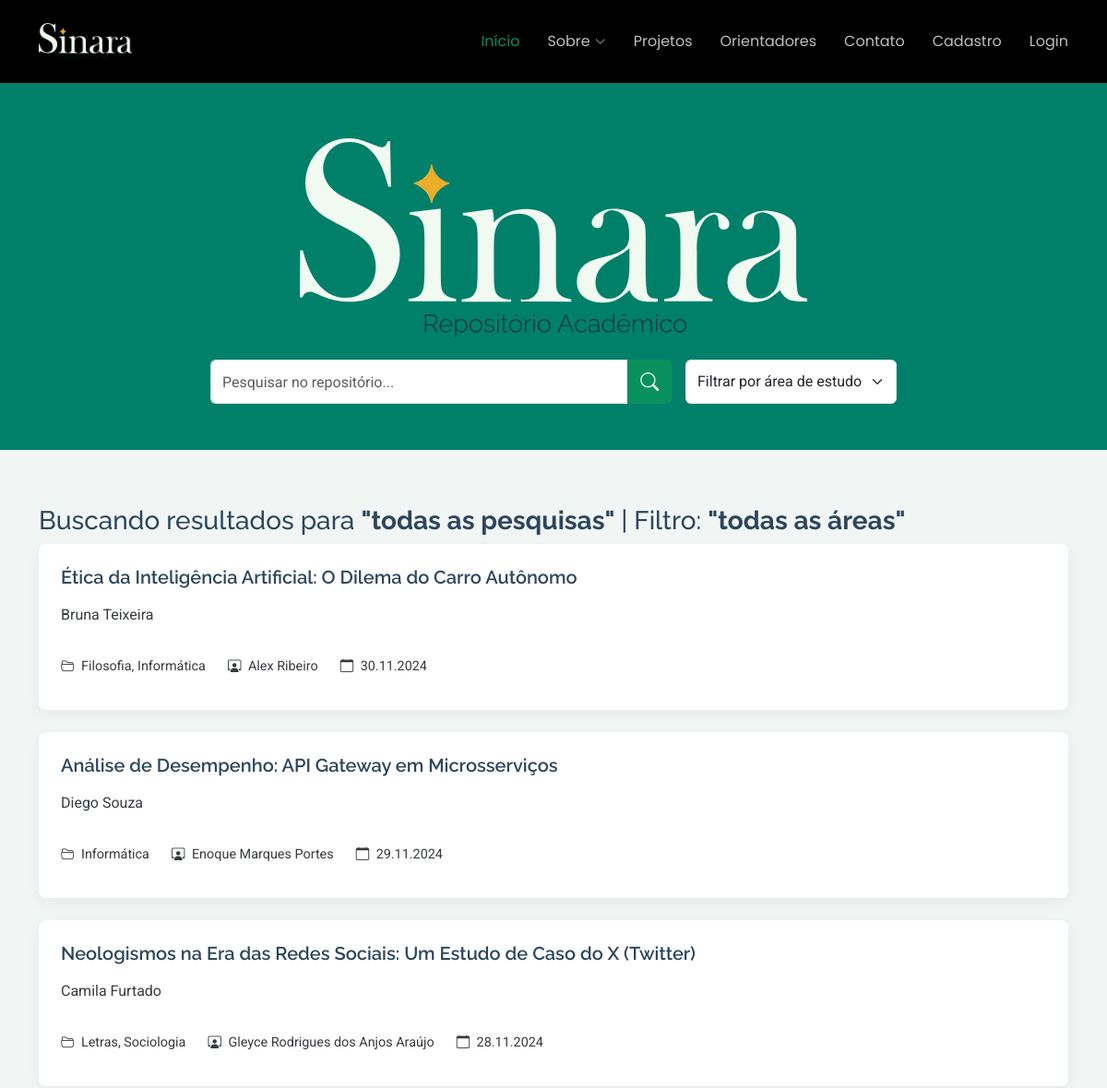
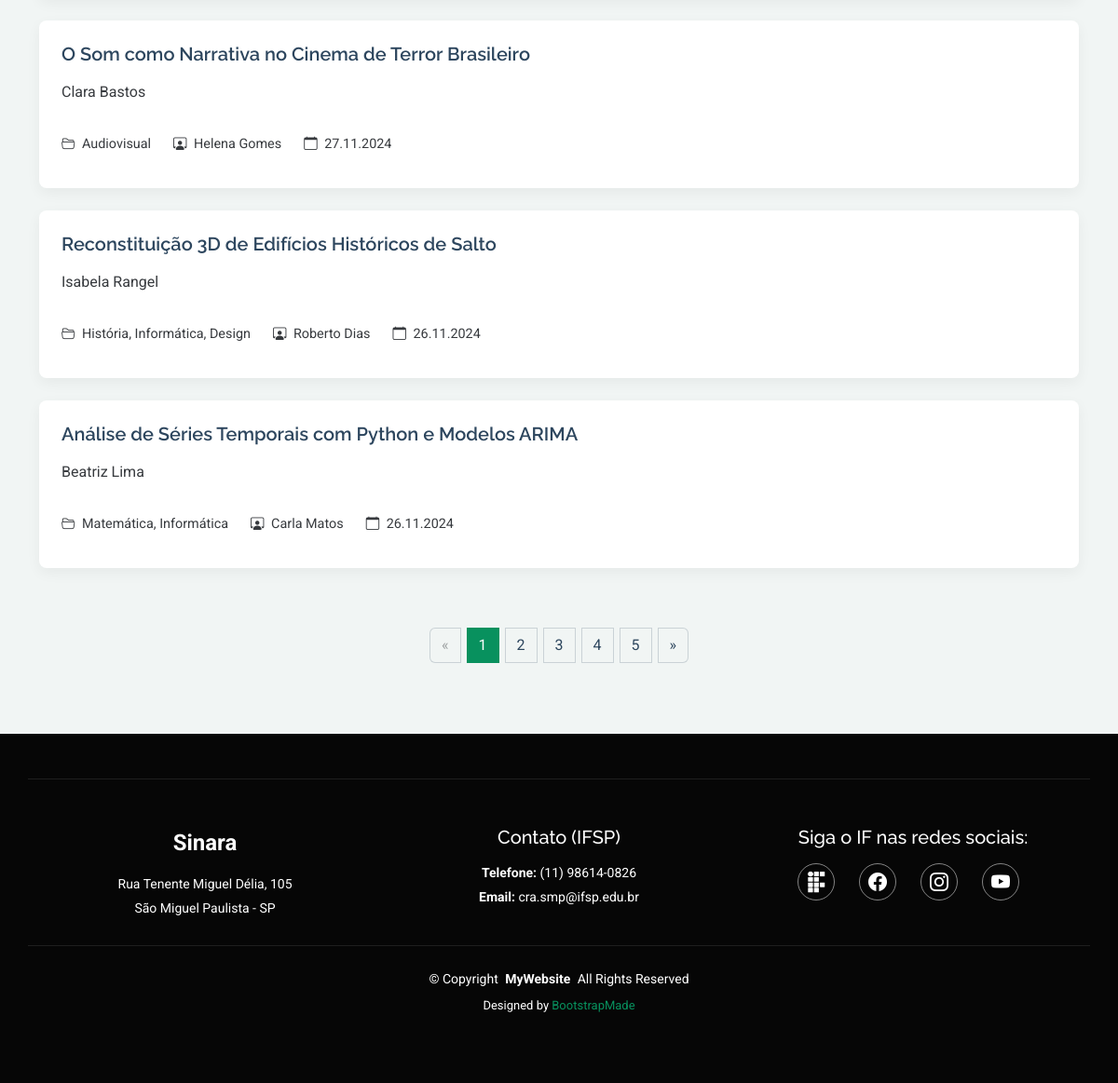
/trabalhos.php, run on the app's committed database (2 pictures, top to bottom).
### tables this page shows
CREATE TABLE Trabalho (
    idTrabalho INT NOT NULL AUTO_INCREMENT, 
    idUsuario INT NOT NULL,
    idProjeto INT NOT NULL,  
    arquivoTrabalho VARCHAR(100),
    titulo VARCHAR(150) NOT NULL,  
    palavrasChaves VARCHAR(150),
    resumo TEXT, 
    abstract TEXT,
    linhaPesquisa VARCHAR(255) NULL, 
    anoTrab INT NOT NULL,
    nomePesquisador VARCHAR(150) NOT NULL,
    curriculoAluno TEXT,
    cursoAluno VARCHAR(50),  
    dtPubli DATETIME NOT NULL,
    PRIMARY KEY (idTrabalho),
    CONSTRAINT fkB_Usuario FOREIGN KEY(idUsuario) REFERENCES Usuario(idUsuario),
    CONSTRAINT fkProj_projeto FOREIGN KEY(idProjeto) REFERENCES Projeto(idProjeto)
);

create table Usuario (
    idUsuario int not null, 
    idFuncao int not null,
    nome varchar(150) not null,
    matricula varchar(20) not null,
    linkCurriculo text,
    emailInstitucional varchar(254),
    senha varchar(255),
    sobre varchar(700),
    dtPubli date not null,
    dtAtual date not null,
    fotoPerfil varchar(150),
    token_recuperacao VARCHAR(255) NULL,
    token_expiracao DATETIME NULL,
    primary key (idUsuario),
    constraint fkFuncao foreign key(idFuncao) references Funcao(idFuncao)
);

### trabalhos.php (the view, shortened to what this page needs)
<?php
$conn = conexao();
$sql = "
    SELECT
        t.idTrabalho,
        t.idUsuario,
        t.titulo,
        t.nomePesquisador,
        t.dtPubli,
        t.anoTrab,
        t.palavrasChaves,
        t.resumo,
        t.abstract,
        t.arquivoTrabalho,
        GROUP_CONCAT(ae.nome SEPARATOR ', ') as areas_de_estudo
    FROM
        Trabalho t
    LEFT JOIN
        TrabalhoArea ta ON t.idTrabalho = ta.idTrabalho
    LEFT JOIN
        AreaEstudo ae ON ta.idAreaEstudo = ae.idAreaEstudo
    GROUP BY
        t.idTrabalho
    ORDER BY
        t.dtPubli DESC;
";
$resultado = $conn->query($sql);
?>
<!DOCTYPE html>
<html lang="en">
<head>
  <link href="assets/vendor/bootstrap/css/bootstrap.min.css" rel="stylesheet">
  <link href="assets/vendor/bootstrap-icons/bootstrap-icons.css" rel="stylesheet">
  <link href="assets/vendor/aos/aos.css" rel="stylesheet">
  <link href="assets/vendor/swiper/swiper-bundle.min.css" rel="stylesheet">
  <link href="assets/vendor/glightbox/css/glightbox.min.css" rel="stylesheet">
  <link href="assets/css/main.css" rel="stylesheet">
</head>
<body class="events-page">
  <?php include('assets/php/navbar.php'); ?>
  <main class="main">
    <section id="hero" class="hero section dark-background">
      <div class="container text-center">
        <img src="assets/img/SinaraLogo.svg" alt="Logo do Repositório" class="hero-logo mb-4">
        <div class="search-and-filter-container">
          <div class="search-bar">
            <form class="search-bar" action="assets/php/pesquisa.php" method="post">
              <input type="text" class="form-control search-input" placeholder="Pesquisar no repositório...">
              <button class="btn search-button" type="submit" aria-label="Pesquisar">
                <i class="bi bi-search"></i> </button>
            </form>
          </div>
          <div class="filter-area">
            <select class="form-select filter-select" aria-label="Filtrar por área de estudo">
              <option selected disabled>Filtrar por área de estudo</option>
            </select>
          </div>
        </div>
      </div>
    </section>
    <section id="events-2" class="events-2 section">
      <div class="container" data-aos="fade-up" data-aos-delay="100">
        <div class="row g-4">
          <div class="">
            <div class="events-list">
              <h3>Buscando resultados para <span style="font-weight: bold;">"todas as pesquisas"</span> | Filtro: <span
                  style="font-weight: bold;">"todas as áreas"</span></h3>
              <?php
              if ($resultado && $resultado->num_rows > 0):
                while ($trabalho = $resultado->fetch_assoc()):
                  $sql_nomeOrientador = "SELECT nome FROM usuario WHERE idUsuario = ?";
                  $stmt_nomeOrientador = $conn->prepare($sql_nomeOrientador);
                  $stmt_nomeOrientador->bind_param("i", $trabalho["idUsuario"]);
                  $stmt_nomeOrientador->execute();
                  $resultado_orientador = $stmt_nomeOrientador->get_result();
                  $orientador = $resultado_orientador->fetch_assoc();
                  ?>
                  <div class="event-item trabalho-clickable" data-aos="fade-up"
                    data-ano="<?php echo htmlspecialchars($trabalho['anoTrab']); ?>"
                    data-keywords="<?php echo htmlspecialchars($trabalho['palavrasChaves']); ?>"
                    data-resumo="<?php echo htmlspecialchars($trabalho['resumo']); ?>"
                    data-abstract="<?php echo htmlspecialchars($trabalho['abstract']); ?>"
                    data-file-url="<?php echo htmlspecialchars($trabalho['arquivoTrabalho']); ?>"
                    data-areas="<?php echo htmlspecialchars($trabalho['areas_de_estudo']); ?>"
                    data-orientador="<?php echo htmlspecialchars($orientador['nome']) ?>">
                    <div class="event-content p-4">
                      <h3><?php echo htmlspecialchars($trabalho['titulo']); ?></h3>
                      <p class="author"><?php echo htmlspecialchars($trabalho['nomePesquisador']); ?></p>
                      <div class="event-meta">
                        <p><i class="bi bi-folder2-open"></i> <?php echo htmlspecialchars($trabalho['areas_de_estudo']); ?>
                        </p>
                        <p><i class="bi bi-person-workspace"></i> <?php echo htmlspecialchars($orientador['nome'])?> </p>
                        <p><i class="bi bi-calendar"></i> <?php echo date("d.m.Y", strtotime($trabalho['dtPubli'])); ?></p>
                      </div>
                    </div>
                  </div>
                  <?php
                endwhile;
              else:
                echo '<p class="text-center">Nenhum trabalho encontrado no repositório.</p>';
              endif;
              ?>
            </div>
          </div>
          <div class="pagination-wrapper">
            <ul class="pagination justify-content-center"></ul>
          </div>
        </div>
      </div>
    </section>
  </main>
  <footer id="footer" class="footer position-relative dark-background text-center text-white py-5">
    <div class="container footer-top">
      <div class="row gy-4 justify-content-center">
        <div class="col-lg-4 col-md-6">
          <div class="footer-logo mb-3">
            <span class="sitename fs-4 fw-bold">Sinara</span>
          </div>
          <div class="footer-contact">
            <p>Rua Tenente Miguel Délia, 105</p>
            <p>São Miguel Paulista - SP</p>
          </div>
        </div>
        <div class="col-lg-4 col-md-6">
          <h5>Contato (IFSP)</h5>
          <div class="footer-contact pt-2">
            <p><strong>Telefone:</strong> <span> (11) 98614-0826</span></p>
            <p><strong>Email:</strong> <span>cra.smp@ifsp.edu.br</span></p>
          </div>
        </div>
        <div class="col-lg-4 col-md-6">
          <h5>Siga o IF nas redes sociais:</h5>
          <div class="social-links d-flex justify-content-center gap-3 mt-3">
            <a href="https://smp.ifsp.edu.br/" aria-label="Site"> <img src="assets/img/logo if.png" alt="Logo do site"
                style="width: 20px; height: 24px; filter: brightness(0) invert(1);"></a>
            <a href="https://www.facebook.com/smp.ifsp/?locale=pt_BR" aria-label="Facebook"><i
                class="bi bi-facebook text-white fs-5"></i></a>
            <a href="https://www.instagram.com/ifspsmp/#" aria-label="Instagram"><i
                class="bi bi-instagram text-white fs-5"></i></a>
            <a href="https://www.youtube.com/channel/UCInQs4AhmS6MC3qJzihkiGw" aria-label="YouTube"><i
                class="bi bi-youtube text-white fs-5"></i></a>
          </div>
        </div>
      </div>
    </div>
    <div class="container copyright text-center mt-4">
      <p>© <span>Copyright</span> <strong class="px-1 sitename">MyWebsite</strong> <span>All Rights Reserved</span></p>
      <div class="credits">
        Designed by <a href="https://bootstrapmade.com/">BootstrapMade</a>
      </div>
    </div>
  </footer>
</body>
</html>

### trabalhos.php (style rules this page uses)
.event-item { display: flex; flex-direction: column; justify-content: space-between; background: #fff; border-radius: 8px; padding: 0px; box-shadow: 0 2px 6px rgba(0, 0, 0, 0.05); min-height: 180px; cursor: pointer; }
.event-content { display: flex; flex-direction: column; height: 100%; }
.author { margin: 5px 0 15px 0; color: #009688; }
.event-meta { margin-top: auto; display: flex; gap: 20px; font-size: 14px; color: #666; }

### data on the page
trabalho: titulo "Ética da Inteligência Artificial: O Dilema do Carro Autônomo", nomePesquisador "Bruna Teixeira", areas_de_estudo "Filosofia, Informática", idUsuario.nome "Alex Ribeiro", dtPubli "30.11.2024"
trabalho: titulo "Análise de Desempenho: API Gateway em Microsserviços", nomePesquisador "Diego Souza", areas_de_estudo "Informática", idUsuario.nome "Enoque Marques Portes", dtPubli "29.11.2024"
trabalho: titulo "Neologismos na Era das Redes Sociais: Um Estudo de Caso do X (Twitter)", nomePesquisador "Camila Furtado", areas_de_estudo "Letras, Sociologia", idUsuario.nome "Gleyce Rodrigues dos Anjos Araújo", dtPubli "28.11.2024"
trabalho: titulo "O Som como Narrativa no Cinema de Terror Brasileiro", nomePesquisador "Clara Bastos", areas_de_estudo "Audiovisual", idUsuario.nome "Helena Gomes", dtPubli "27.11.2024"
trabalho: titulo "Reconstituição 3D de Edifícios Históricos de Salto", nomePesquisador "Isabela Rangel", areas_de_estudo "História, Informática, Design", idUsuario.nome "Roberto Dias", dtPubli "26.11.2024"
trabalho: titulo "Análise de Séries Temporais com Python e Modelos ARIMA", nomePesquisador "Beatriz Lima", areas_de_estudo "Matemática, Informática", idUsuario.nome "Carla Matos", dtPubli "26.11.2024"
